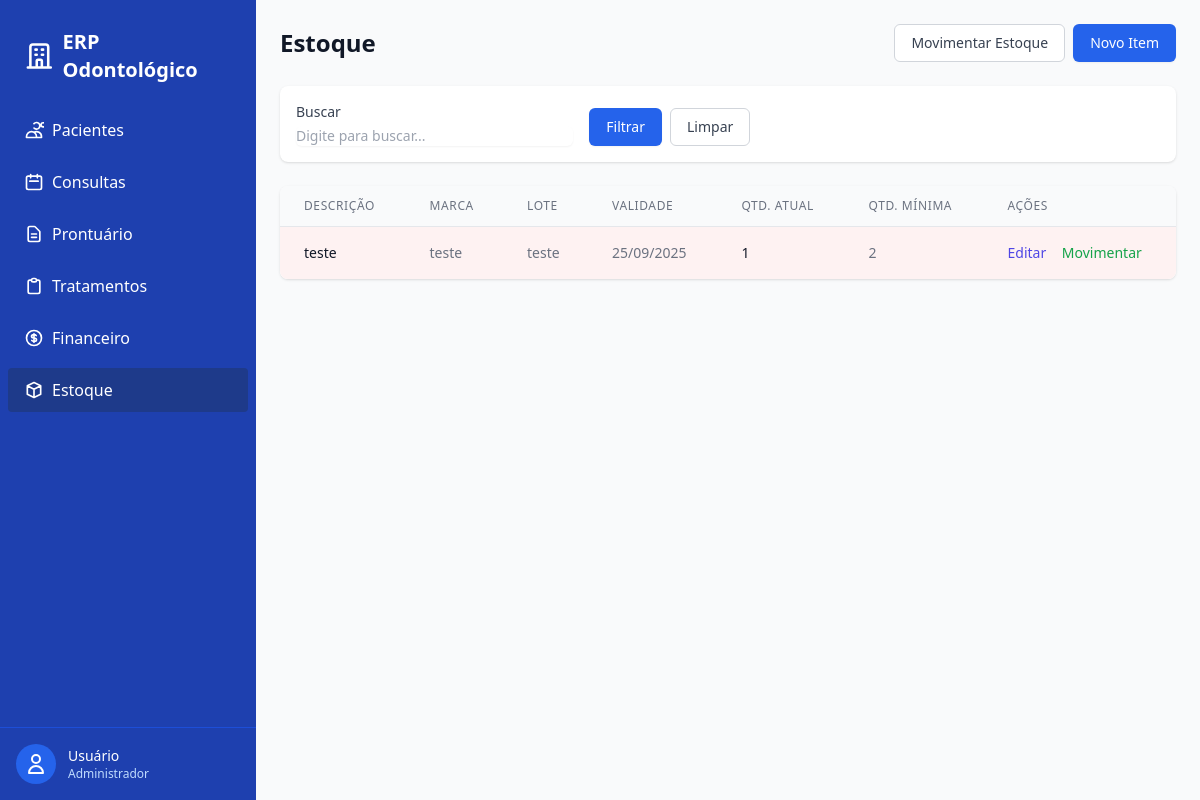
/estoque/itens/ (signed in), run on the app's committed database.
### estoque/models.py (models this page shows, shortened)
class ItemEstoque(models.Model):
    descricao = models.CharField(max_length=120)
    marca = models.CharField(max_length=60, blank=True)
    lote = models.CharField(max_length=60, blank=True)
    validade = models.DateField(null=True, blank=True)
    qtd_minima = models.PositiveIntegerField(default=0)
    qtd_atual = models.PositiveIntegerField(default=0)
    class Meta:
        ordering = ["descricao"]
        verbose_name = "Item de Estoque"
        verbose_name_plural = "Itens de Estoque"

### estoque/views.py (the view)
# urls.py: path("itens/", views.ItemEstoqueListView.as_view(), name="item_list"),
class ItemEstoqueListView(LoginRequiredMixin, PermissionRequiredMixin, ListView):
    model = ItemEstoque
    template_name = "estoque/item_list.html"
    context_object_name = "itens"
    paginate_by = 30
    permission_required = "estoque.view_itemestoque"

### templates/estoque/item_list.html (shortened to what this page needs)
{% extends "base.html" %}
{% load static %}
{% block content %}
<div class="mb-6 flex justify-between items-center">
    <h1 class="text-2xl font-bold text-gray-900">Estoque</h1>
    <div class="flex space-x-2">
        <a href="{% url 'estoque:movimento_create' %}"
            class="inline-flex items-center px-4 py-2 border border-gray-300 text-sm font-medium rounded-md text-gray-700 bg-white hover:bg-gray-50 focus:outline-none focus:ring-2 focus:ring-offset-2 focus:ring-blue-500">
            Movimentar Estoque
        </a>
        <a href="{% url 'estoque:item_create' %}"
            class="inline-flex items-center px-4 py-2 border border-transparent text-sm font-medium rounded-md shadow-sm text-white bg-blue-600 hover:bg-blue-700 focus:outline-none focus:ring-2 focus:ring-offset-2 focus:ring-blue-500">
            Novo Item
        </a>
    </div>
</div>
{% include "partials/_search_filter.html" %}
<div class="bg-white shadow overflow-hidden sm:rounded-lg">
    <div class="overflow-x-auto">
        <table class="min-w-full divide-y divide-gray-200">
            <thead class="bg-gray-50">
                <tr>
                    <th scope="col"
                        class="px-6 py-3 text-left text-xs font-medium text-gray-500 uppercase tracking-wider">Descrição
                    </th>
                    <th scope="col"
                        class="px-6 py-3 text-left text-xs font-medium text-gray-500 uppercase tracking-wider">Marca
                    </th>
                    <th scope="col"
                        class="px-6 py-3 text-left text-xs font-medium text-gray-500 uppercase tracking-wider">Lote</th>
                    <th scope="col"
                        class="px-6 py-3 text-left text-xs font-medium text-gray-500 uppercase tracking-wider">Validade
                    </th>
                    <th scope="col"
                        class="px-6 py-3 text-left text-xs font-medium text-gray-500 uppercase tracking-wider">Qtd.
                        Atual</th>
                    <th scope="col"
                        class="px-6 py-3 text-left text-xs font-medium text-gray-500 uppercase tracking-wider">Qtd.
                        Mínima</th>
                    <th scope="col"
                        class="px-6 py-3 text-left text-xs font-medium text-gray-500 uppercase tracking-wider">Ações
                    </th>
                </tr>
            </thead>
            <tbody class="bg-white divide-y divide-gray-200">
                {% for item in itens %}
                <tr class="hover:bg-gray-50 {% if item.qtd_atual < item.qtd_minima %}bg-red-50{% endif %}">
                    <td class="px-6 py-4 whitespace-nowrap">
                        <div class="text-sm font-medium text-gray-900">{{ item.descricao }}</div>
                    </td>
                    <td class="px-6 py-4 whitespace-nowrap">
                        <div class="text-sm text-gray-500">{{ item.marca|default:"-" }}</div>
                    </td>
                    <td class="px-6 py-4 whitespace-nowrap">
                        <div class="text-sm text-gray-500">{{ item.lote|default:"-" }}</div>
                    </td>
                    <td class="px-6 py-4 whitespace-nowrap">
                        <div class="text-sm text-gray-500">{{ item.validade|date:"d/m/Y"|default:"-" }}</div>
                    </td>
                    <td class="px-6 py-4 whitespace-nowrap">
                        <div class="text-sm font-medium text-gray-900">{{ item.qtd_atual }}</div>
                    </td>
                    <td class="px-6 py-4 whitespace-nowrap">
                        <div class="text-sm text-gray-500">{{ item.qtd_minima }}</div>
                    </td>
                    <td class="px-6 py-4 whitespace-nowrap text-sm font-medium">
                        <a href="{% url 'estoque:item_update' item.id %}"
                            class="text-indigo-600 hover:text-indigo-900 mr-3">Editar</a>
                        <a href="{% url 'estoque:movimento_create' %}?item={{ item.id }}"
                            class="text-green-600 hover:text-green-900">Movimentar</a>
                    </td>
                </tr>
                {% empty %}
                <tr>
                    <td colspan="7" class="px-6 py-4 text-center text-sm text-gray-500">
                        Nenhum item encontrado no estoque.
                    </td>
                </tr>
                {% endfor %}
            </tbody>
        </table>
    </div>
</div>
{% endblock %}

### data on the page
ItemEstoque: descricao "teste", marca "teste", lote "teste", validade "25/09/2025", qtd_atual "1", qtd_minima "2"
